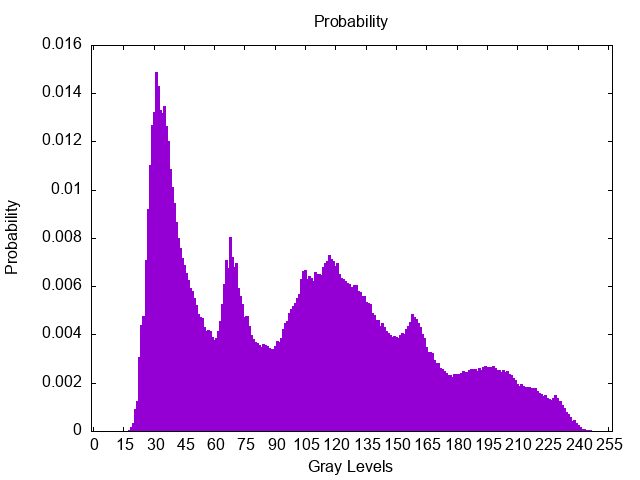

The gnuplot source for this figure:
set title "Probability"
set xlabel "Gray Levels"
set ylabel "Probability"
set terminal png
set output "plot.png"
set style fill solid border
set xtics 0, 15, 255
set style histogram rowstacked
unset key

plot \
"plot.csv" using 2:xtic(20) with histogram title 'test.jpg'
